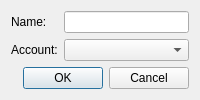
<?xml version="1.0" encoding="UTF-8"?>
<ui version="4.0">
 <class>NewCollection</class>
 <widget class="QWidget" name="NewCollection">
  <layout class="QVBoxLayout" name="layout">
   <item>
    <layout class="QFormLayout" name="fields">
     <item row="0" column="0">
      <widget class="QLabel" name="nameLabel">
       <property name="text">
        <string>Name:</string>
       </property>
       <property name="buddy">
        <cstring>name</cstring>
       </property>
      </widget>
     </item>
     <item row="0" column="1">
      <widget class="QLineEdit" name="name" />
     </item>
     <item row="1" column="0">
      <widget class="QLabel" name="accountLabel">
       <property name="text">
        <string>Account:</string>
       </property>
       <property name="buddy">
        <cstring>account</cstring>
       </property>
      </widget>
     </item>
     <item row="1" column="1">
      <widget class="QComboBox" name="account" />
     </item>
    </layout>
   </item>
   <item>
    <widget class="QDialogButtonBox" name="buttons">
     <property name="standardButtons">
      <set>QDialogButtonBox::Ok|QDialogButtonBox::Cancel</set>
     </property>
    </widget>
   </item>
  </layout>
 </widget>
 <resources />
 <connections />
</ui>
